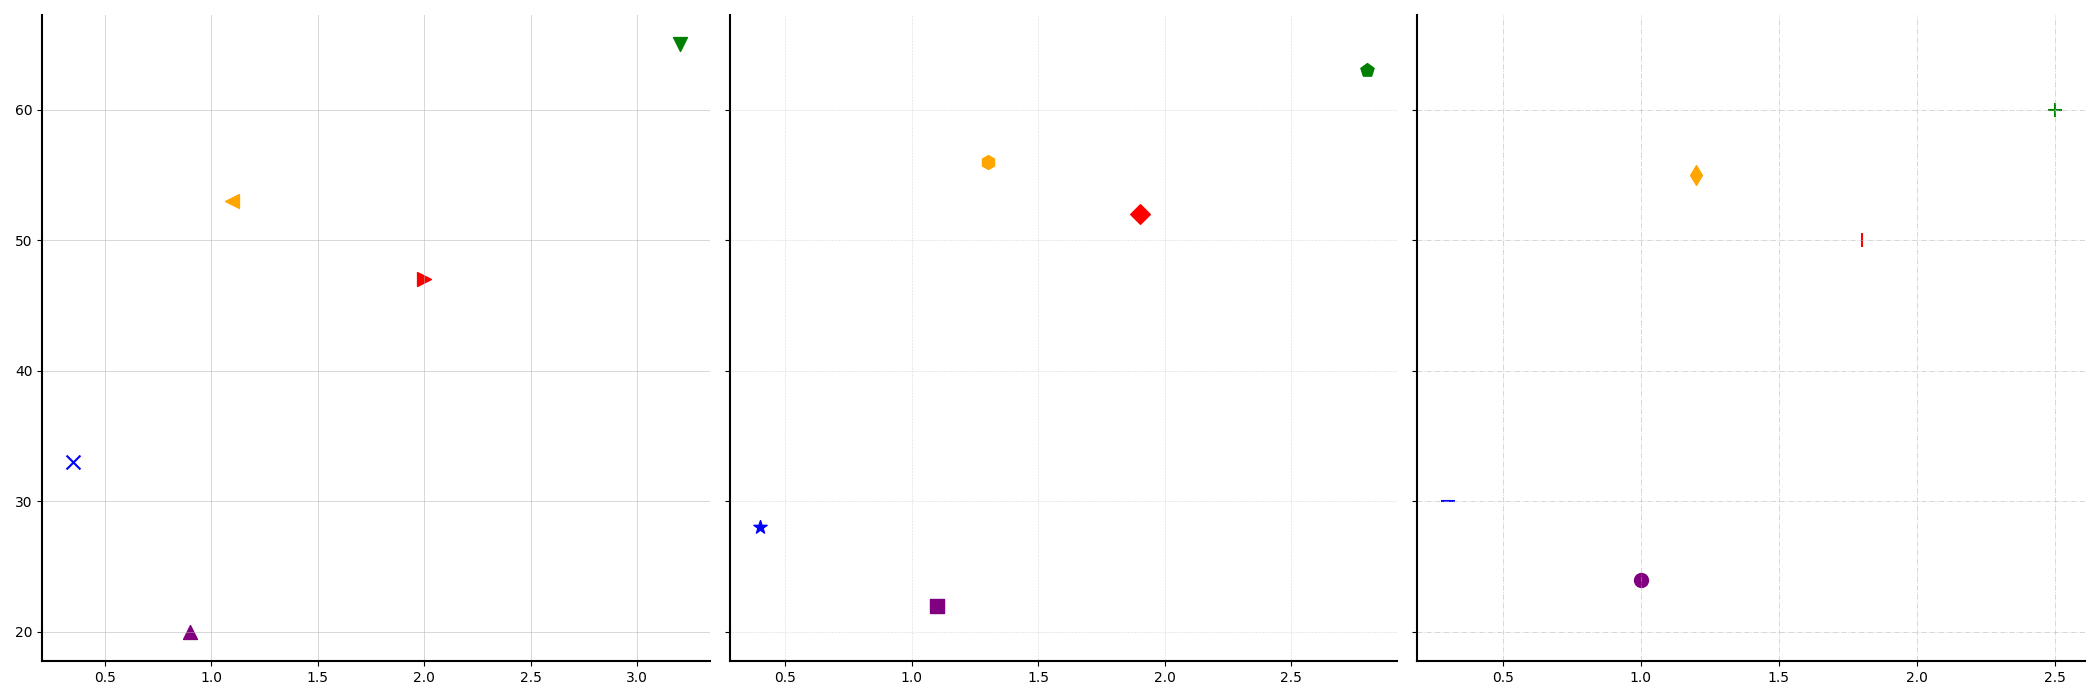

The script that drew this image:
import matplotlib.pyplot as plt

species = ['Parrot', 'Albatross', 'Falcon', 'Eagle', 'Swallow']

wing_spans_tropical = [1.0, 2.5, 1.2, 1.8, 0.3]
wing_spans_temperate = [0.9, 3.2, 1.1, 2.0, 0.35]
wing_spans_arctic = [1.1, 2.8, 1.3, 1.9, 0.4]

flying_speeds_tropical = [24, 60, 55, 50, 30]
flying_speeds_temperate = [20, 65, 53, 47, 33]
flying_speeds_arctic = [22, 63, 56, 52, 28]

# Manually shuffled color order
colors = ['purple', 'green', 'orange', 'red', 'blue']

markers_temperate = ['^', 'v', '<', '>', 'x']
markers_arctic = ['s', 'p', 'h', 'D', '*']
markers_tropical = ['o', '+', 'd', '|', '_']

fig, axs = plt.subplots(1, 3, figsize=(21, 7), sharey=True)

# Temperate
axj = axs[0]
for i in range(len(species)):
    axj.scatter(wing_spans_temperate[i], flying_speeds_temperate[i], color=colors[i], s=100, marker=markers_temperate[i])

axj.grid(True, linestyle='-', linewidth=0.7, alpha=0.5)

# Arctic
axk = axs[1]
for i in range(len(species)):
    axk.scatter(wing_spans_arctic[i], flying_speeds_arctic[i], color=colors[i], s=100, marker=markers_arctic[i])

axk.grid(True, linestyle=':', linewidth=0.4, alpha=0.9)

# Tropical
axi = axs[2]
for i in range(len(species)):
    axi.scatter(wing_spans_tropical[i], flying_speeds_tropical[i], color=colors[i], s=100, marker=markers_tropical[i])

axi.grid(True, linestyle='-.', linewidth=0.6, alpha=0.6)

for ax in axs:
    ax.spines['top'].set_visible(False)
    ax.spines['right'].set_visible(False)
    ax.spines['left'].set_linewidth(1.5)
    ax.spines['bottom'].set_linewidth(1.5)

plt.tight_layout()
plt.show()
